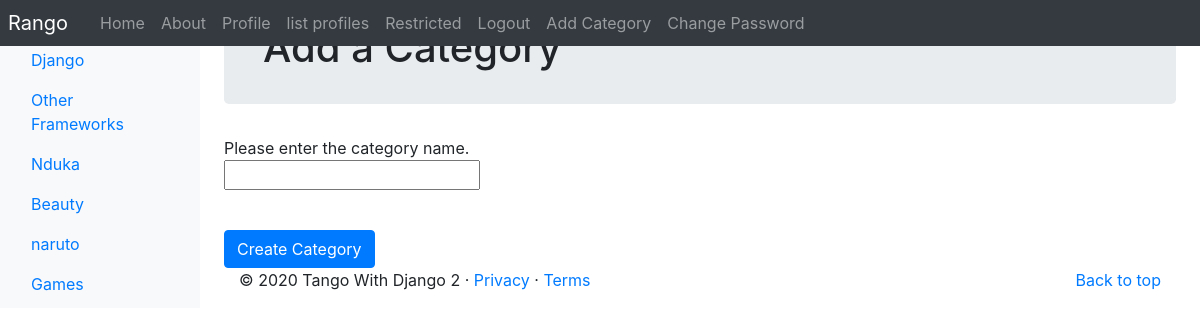
Page /rango/add_category/ (signed in) on the committed database.
### rango/models.py (models this page shows, shortened)
class Category(models.Model):
    NAME_MAX_LENGTH = 128
    name = models.CharField(max_length=NAME_MAX_LENGTH, unique=True)
    views = models.IntegerField(default=0)
    likes = models.IntegerField(default=0)
    slug = models.SlugField(unique=True)
    class Meta:
        verbose_name_plural = 'categories'

### rango/views.py (the view, shortened to what this page needs)
# urls.py: path('add_category/', views.AddCategoryView.as_view(), name='add_category'),
class AddCategoryView(View):
    @method_decorator(login_required)
    def get(self, request):
        form = CategoryForm()
        return render(request, 'rango/add_category.html', {'form': form})

### rango/forms.py
class CategoryForm(forms.ModelForm):
    name = forms.CharField(max_length=Category.NAME_MAX_LENGTH,
                           help_text="Please enter the category name.")
    views = forms.IntegerField(widget=forms.HiddenInput(), initial=0)
    likes = forms.IntegerField(widget=forms.HiddenInput(), initial=0)
    slug = forms.CharField(widget=forms.HiddenInput(), required=False)
    class Meta:
        model = Category
        fields =('name',)

### rango/templatetags/rango_template_tags.py (called while the page is built)
@register.inclusion_tag('rango/categories.html')
def get_category_list(current_category=None):
    return{'categories': Category.objects.all(),
           'current_category': current_category
           }

### templates/rango/add_category.html (shortened to what this page needs)
{% extends 'rango/base.html' %}
{% load staticfiles %}
{% block body_block %}
<div class="jumbotron p-4">
<div class="container">
	<h1 class="jumbotron-heading">Add a Category</h1>
</div>
</div>
<div class="container">
<div class="row">
		<form role="form" id="category_form" method="post" action="{% url 'rango:add_category' %}">
			{% for field in form.visible_fields %}
				{{ field.help_text }}<br />
				{{ field }}<br />
			<div class="p-2"></div>
			{% endfor %}
			<br />
			<button class="btn btn-primary" type="submit" name="submit">
			Create Category
			</button>
		</form>
	</div>
{% endblock %}

### templates/rango/categories.html (shortened to what this page needs)
<ul class ="nav flex-column">
  {% if categories %}
    {% for c in categories %}
      {% if c == current_category %}
        <li class="nav-item">
	<a class="nav-link active" href"{% url 'rango:show_category' c.slug %}">
	<span data-feather="archive"></span{{ c.name }}
	</a>
	</li>
      {% else %}
        <li class="nav-item">
	<a class="nav-link" href="{% url 'rango:show_category' c.slug %}">
	{{ c.name }}
	</a>
	</li>
      {% endif %}
    {% endfor %}
  {% else %}
    <li class="nav-item">There are no categories present.</strong></li>
  {% endif %}
</ul>

### rows in the picture
Category: name "Django"
Category: name "Other Frameworks"
Category: name "Nduka"
Category: name "Beauty"
Category: name "naruto"
Category: name "Games"

### other values in the picture
{{ field.help_text }} "Please enter the category name."
